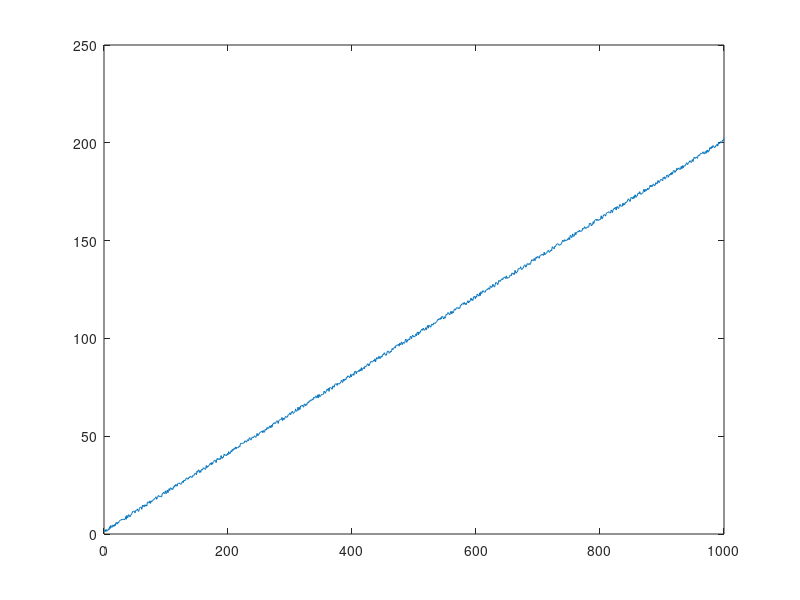

This chart was generated by the following MATLAB code:
% 1d

avg    = 2;
values = 1000; 
noise  = 0.2;  
 
 
for i=1:values; 
  c(i) = avg + (rand-0.5) *2.1; 
end;

plot(c)


% calculate mean error
c_sum = 0; 
for i=1:values
  c_sum = c_sum + c(i); 
end;

c_est_1 = c_sum / values




% recursive least square
c_est_recursive = 0
for i=1:values
  c_est_recursive = c_est_recursive +  (c(i) - c_est_recursive) / i; 
end; 

c_est_recursive






%% 2d example
m = 0.20; 
t = 0.3; 



for i=1:values
  y(i) = m*i + t + rand*noise*10; 
end; 


plot(y)